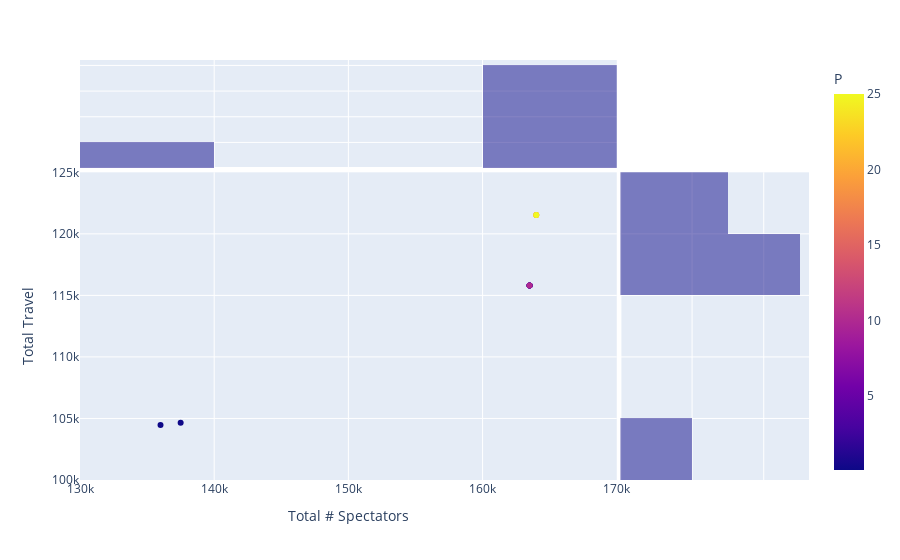

Notebook code cell kept with this figure:
### Code cell
px.scatter(df_gkpis.reset_index(),x='Total # Spectators',y='Total Travel',marginal_x="histogram",marginal_y="histogram",color='P')

### Figure 1 — Plotly figure (JSON) as saved in the notebook; plotly's stock layout.template omitted (floating-point values rounded to 4 significant figures)
{"data": [{"hoverlabel": {"namelength": 0}, "hovertemplate": "Total # Spectators=%{x}<br>Total Travel=%{y}<br>P=%{marker.color}", "legendgroup": "", "marker": {"color": [0.1, 0.2, 0.5, 1, 2, 5, 10, 15, 20, 25], "coloraxis": "coloraxis", "symbol": "circle"}, "mode": "markers", "name": "", "showlegend": false, "type": "scatter", "x": [136000, 137500, 163500, 163500, 163500, 163500, 163500, 164000, 164000, 164000], "xaxis": "x", "y": [104500.0, 104700.0, 115800.0, 115800.0, 115800.0, 115800.0, 115800.0, 121500.0, 121500.0, 121500.0], "yaxis": "y"}, {"alignmentgroup": "True", "bingroup": "x", "hoverlabel": {"namelength": 0}, "hovertemplate": "Total # Spectators=%{x}<br>count=%{y}", "legendgroup": "", "marker": {"color": "#0d0887"}, "name": "", "offsetgroup": "", "opacity": 0.5, "showlegend": false, "type": "histogram", "x": [136000, 137500, 163500, 163500, 163500, 163500, 163500, 164000, 164000, 164000], "xaxis": "x3", "yaxis": "y3"}, {"alignmentgroup": "True", "bingroup": "y", "hoverlabel": {"namelength": 0}, "hovertemplate": "Total Travel=%{y}<br>count=%{x}", "legendgroup": "", "marker": {"color": "#0d0887"}, "name": "", "offsetgroup": "", "opacity": 0.5, "showlegend": false, "type": "histogram", "xaxis": "x2", "y": [104500.0, 104700.0, 115800.0, 115800.0, 115800.0, 115800.0, 115800.0, 121500.0, 121500.0, 121500.0], "yaxis": "y2"}], "layout": {"barmode": "overlay", "coloraxis": {"colorbar": {"title": {"text": "P"}}, "colorscale": [[0, "#0d0887"], [0.1111, "#46039f"], [0.2222, "#7201a8"], [0.3333, "#9c179e"], [0.4444, "#bd3786"], [0.5556, "#d8576b"], [0.6667, "#ed7953"], [0.7778, "#fb9f3a"], [0.8889, "#fdca26"], [1, "#f0f921"]]}, "legend": {"tracegroupgap": 0}, "margin": {"t": 60}, "xaxis": {"anchor": "y", "domain": [0, 0.7363], "title": {"text": "Total # Spectators"}}, "xaxis2": {"anchor": "y2", "domain": [0.7413, 1], "matches": "x2", "showgrid": true, "showline": false, "showticklabels": false, "ticks": ""}, "xaxis3": {"anchor": "y3", "domain": [0, 0.7363], "matches": "x", "showgrid": true, "showticklabels": false}, "xaxis4": {"anchor": "y4", "domain": [0.7413, 1], "matches": "x2", "showgrid": true, "showline": false, "showticklabels": false, "ticks": ""}, "yaxis": {"anchor": "x", "domain": [0, 0.7326], "title": {"text": "Total Travel"}}, "yaxis2": {"anchor": "x2", "domain": [0, 0.7326], "matches": "y", "showgrid": true, "showticklabels": false}, "yaxis3": {"anchor": "x3", "domain": [0.7426, 1], "matches": "y3", "showgrid": true, "showline": false, "showticklabels": false, "ticks": ""}, "yaxis4": {"anchor": "x4", "domain": [0.7426, 1], "matches": "y3", "showgrid": true, "showline": false, "showticklabels": false, "ticks": ""}}}
